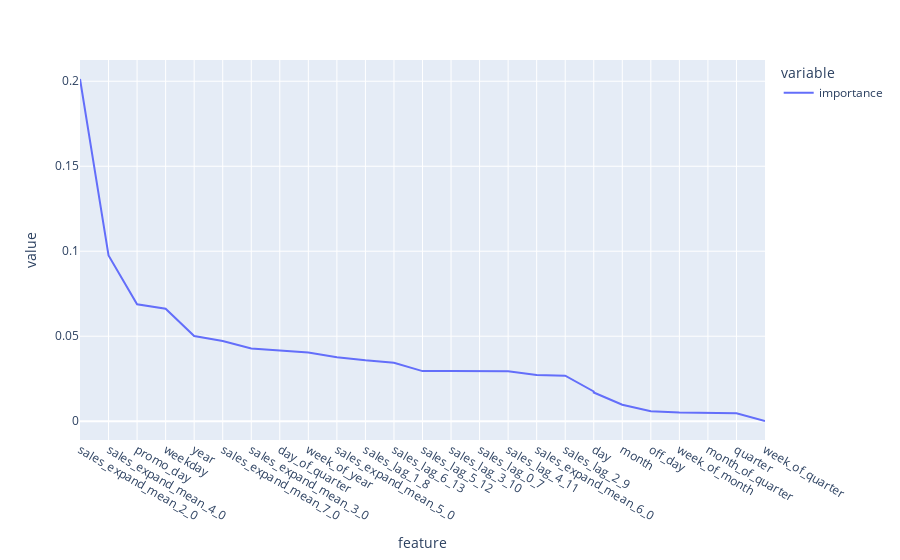

The notebook cell saved with this chart:
### Code cell
feature_importances.sort_values('importance', ascending=False).set_index('feature').plot()

### Figure 1 — Plotly figure (JSON) as saved in the notebook; plotly's stock layout.template omitted (floating-point values rounded to 4 significant figures)
{"data": [{"hovertemplate": "variable=importance<br>feature=%{x}<br>value=%{y}<extra></extra>", "legendgroup": "importance", "line": {"color": "#636efa", "dash": "solid"}, "marker": {"symbol": "circle"}, "mode": "lines", "name": "importance", "orientation": "v", "showlegend": true, "type": "scatter", "x": ["sales_expand_mean_2_0", "sales_expand_mean_4_0", "promo_day", "weekday", "year", "sales_expand_mean_7_0", "sales_expand_mean_3_0", "day_of_quarter", "week_of_year", "sales_expand_mean_5_0", "sales_lag_1_8", "sales_lag_6_13", "sales_lag_5_12", "sales_lag_3_10", "sales_lag_0_7", "sales_lag_4_11", "sales_expand_mean_6_0", "sales_lag_2_9", "day", "day", "month", "off_day", "week_of_month", "month_of_quarter", "quarter", "week_of_quarter"], "xaxis": "x", "y": [0.2013, 0.09748, 0.06879, 0.06621, 0.05008, 0.0472, 0.04273, 0.04164, 0.04041, 0.03768, 0.0358, 0.03439, 0.02948, 0.02948, 0.02941, 0.02941, 0.02715, 0.02679, 0.01748, 0.0169, 0.009681, 0.005799, 0.005115, 0.004815, 0.00462, 0.0001171], "yaxis": "y"}], "layout": {"legend": {"title": {"text": "variable"}, "tracegroupgap": 0}, "margin": {"t": 60}, "xaxis": {"anchor": "y", "domain": [0, 1], "title": {"text": "feature"}}, "yaxis": {"anchor": "x", "domain": [0, 1], "title": {"text": "value"}}}}
